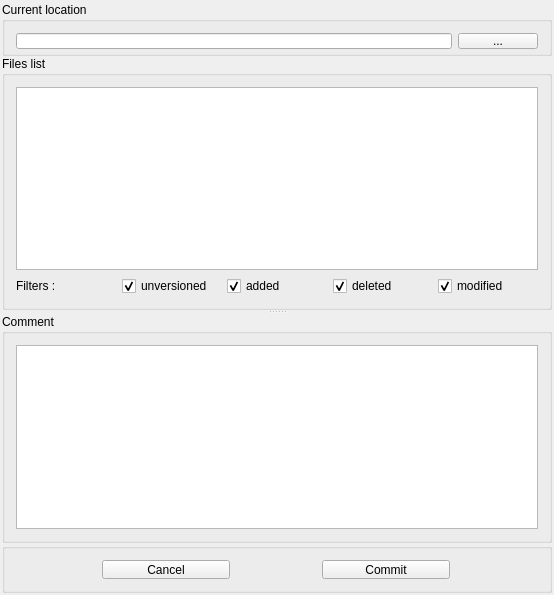
<?xml version="1.0" encoding="UTF-8"?>
<ui version="4.0">
 <class>aqtsvnguiClass</class>
 <widget class="QWidget" name="aqtsvnguiClass">
  <property name="geometry">
   <rect>
    <x>0</x>
    <y>0</y>
    <width>554</width>
    <height>595</height>
   </rect>
  </property>
  <property name="windowTitle">
   <string>aqtsvngui</string>
  </property>
  <layout class="QGridLayout" name="gridLayout">
   <property name="margin">
    <number>2</number>
   </property>
   <property name="spacing">
    <number>0</number>
   </property>
   <item row="0" column="0">
    <layout class="QVBoxLayout" name="verticalLayout">
     <property name="spacing">
      <number>0</number>
     </property>
     <property name="sizeConstraint">
      <enum>QLayout::SetMaximumSize</enum>
     </property>
     <item>
      <widget class="QGroupBox" name="groupBox_3">
       <property name="minimumSize">
        <size>
         <width>0</width>
         <height>50</height>
        </size>
       </property>
       <property name="title">
        <string>Current location</string>
       </property>
       <layout class="QHBoxLayout" name="horizontalLayout_3">
        <item>
         <widget class="QLineEdit" name="lineEdit">
          <property name="minimumSize">
           <size>
            <width>0</width>
            <height>16</height>
           </size>
          </property>
         </widget>
        </item>
        <item>
         <widget class="QPushButton" name="browseButton">
          <property name="minimumSize">
           <size>
            <width>0</width>
            <height>16</height>
           </size>
          </property>
          <property name="text">
           <string>...</string>
          </property>
         </widget>
        </item>
       </layout>
      </widget>
     </item>
     <item>
      <widget class="QSplitter" name="splitter">
       <property name="orientation">
        <enum>Qt::Vertical</enum>
       </property>
       <widget class="QGroupBox" name="groupBox_2">
        <property name="title">
         <string>Files list</string>
        </property>
        <layout class="QVBoxLayout" name="verticalLayout_2">
         <item>
          <widget class="QTreeView" name="treeView"/>
         </item>
         <item>
          <layout class="QHBoxLayout" name="horizontalLayout">
           <item>
            <widget class="QLabel" name="label">
             <property name="text">
              <string>Filters :</string>
             </property>
            </widget>
           </item>
           <item>
            <widget class="QCheckBox" name="filterBox0">
             <property name="text">
              <string>unversioned</string>
             </property>
             <property name="checked">
              <bool>true</bool>
             </property>
            </widget>
           </item>
           <item>
            <widget class="QCheckBox" name="filterBox1">
             <property name="text">
              <string>added</string>
             </property>
             <property name="checked">
              <bool>true</bool>
             </property>
            </widget>
           </item>
           <item>
            <widget class="QCheckBox" name="filterBox2">
             <property name="text">
              <string>deleted</string>
             </property>
             <property name="checked">
              <bool>true</bool>
             </property>
            </widget>
           </item>
           <item>
            <widget class="QCheckBox" name="filterBox3">
             <property name="text">
              <string>modified</string>
             </property>
             <property name="checked">
              <bool>true</bool>
             </property>
            </widget>
           </item>
          </layout>
         </item>
        </layout>
       </widget>
       <widget class="QGroupBox" name="groupBox">
        <property name="title">
         <string>Comment</string>
        </property>
        <layout class="QHBoxLayout" name="horizontalLayout_2">
         <item>
          <widget class="QTextEdit" name="textEdit">
           <property name="sizePolicy">
            <sizepolicy hsizetype="Expanding" vsizetype="Expanding">
             <horstretch>1</horstretch>
             <verstretch>1</verstretch>
            </sizepolicy>
           </property>
          </widget>
         </item>
        </layout>
       </widget>
      </widget>
     </item>
     <item>
      <widget class="QGroupBox" name="groupBox_4">
       <property name="minimumSize">
        <size>
         <width>0</width>
         <height>50</height>
        </size>
       </property>
       <property name="title">
        <string/>
       </property>
       <layout class="QHBoxLayout" name="horizontalLayout_4">
        <item>
         <widget class="QPushButton" name="cancelButton">
          <property name="minimumSize">
           <size>
            <width>0</width>
            <height>16</height>
           </size>
          </property>
          <property name="maximumSize">
           <size>
            <width>128</width>
            <height>16777215</height>
           </size>
          </property>
          <property name="text">
           <string>Cancel</string>
          </property>
         </widget>
        </item>
        <item>
         <widget class="QPushButton" name="commitButton">
          <property name="minimumSize">
           <size>
            <width>0</width>
            <height>16</height>
           </size>
          </property>
          <property name="maximumSize">
           <size>
            <width>128</width>
            <height>16777215</height>
           </size>
          </property>
          <property name="text">
           <string>Commit</string>
          </property>
         </widget>
        </item>
       </layout>
      </widget>
     </item>
    </layout>
   </item>
  </layout>
 </widget>
 <layoutdefault spacing="6" margin="11"/>
 <resources/>
 <connections>
  <connection>
   <sender>cancelButton</sender>
   <signal>clicked()</signal>
   <receiver>aqtsvnguiClass</receiver>
   <slot>close()</slot>
   <hints>
    <hint type="sourcelabel">
     <x>280</x>
     <y>580</y>
    </hint>
    <hint type="destinationlabel">
     <x>443</x>
     <y>302</y>
    </hint>
   </hints>
  </connection>
  <connection>
   <sender>commitButton</sender>
   <signal>clicked()</signal>
   <receiver>aqtsvnguiClass</receiver>
   <slot>commitButtonClicked()</slot>
   <hints>
    <hint type="sourcelabel">
     <x>613</x>
     <y>580</y>
    </hint>
    <hint type="destinationlabel">
     <x>443</x>
     <y>302</y>
    </hint>
   </hints>
  </connection>
  <connection>
   <sender>lineEdit</sender>
   <signal>returnPressed()</signal>
   <receiver>aqtsvnguiClass</receiver>
   <slot>lineEditReturnPressed()</slot>
   <hints>
    <hint type="sourcelabel">
     <x>235</x>
     <y>40</y>
    </hint>
    <hint type="destinationlabel">
     <x>276</x>
     <y>297</y>
    </hint>
   </hints>
  </connection>
  <connection>
   <sender>filterBox0</sender>
   <signal>stateChanged(int)</signal>
   <receiver>aqtsvnguiClass</receiver>
   <slot>filterChanged0(int)</slot>
   <hints>
    <hint type="sourcelabel">
     <x>177</x>
     <y>273</y>
    </hint>
    <hint type="destinationlabel">
     <x>276</x>
     <y>297</y>
    </hint>
   </hints>
  </connection>
  <connection>
   <sender>filterBox1</sender>
   <signal>stateChanged(int)</signal>
   <receiver>aqtsvnguiClass</receiver>
   <slot>filterChanged1(int)</slot>
   <hints>
    <hint type="sourcelabel">
     <x>177</x>
     <y>273</y>
    </hint>
    <hint type="destinationlabel">
     <x>276</x>
     <y>297</y>
    </hint>
   </hints>
  </connection>
  <connection>
   <sender>filterBox2</sender>
   <signal>stateChanged(int)</signal>
   <receiver>aqtsvnguiClass</receiver>
   <slot>filterChanged2(int)</slot>
   <hints>
    <hint type="sourcelabel">
     <x>177</x>
     <y>273</y>
    </hint>
    <hint type="destinationlabel">
     <x>276</x>
     <y>297</y>
    </hint>
   </hints>
  </connection>
  <connection>
   <sender>filterBox3</sender>
   <signal>stateChanged(int)</signal>
   <receiver>aqtsvnguiClass</receiver>
   <slot>filterChanged3(int)</slot>
   <hints>
    <hint type="sourcelabel">
     <x>177</x>
     <y>273</y>
    </hint>
    <hint type="destinationlabel">
     <x>276</x>
     <y>297</y>
    </hint>
   </hints>
  </connection>
 </connections>
</ui>
